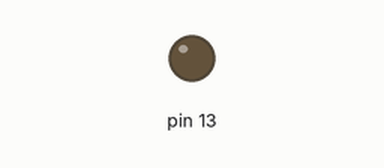
Recording of a sketch running on a simulated Arduino Uno, built with avr-gcc and run on an emulated ATmega328P. Shown: output pins drawn as LEDs (lit = HIGH).

Above: at 0.5 s.
At 5.0 s:
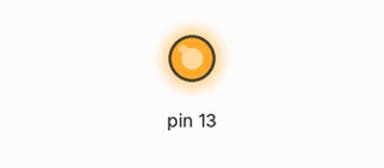
Timing chart, 0 to 6.9 s (numbered marks = the images above):
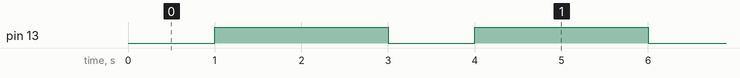

Measured:
- by itself, pin 13: alternates HIGH for 2.0 s and LOW for 1.0 s

The sketch:

AT.ino
```cpp
// NOTE: This is the default Blink Sketch, but to use the AT Command Processor,
// we don't actually upload the sketch.
// We simply/purely use the Serial Monitor to write the AT Commands.
// If you accidentally upload this sketch, you have to reset/upload the AT firmware
// back onto the board.

// When a command is entered in to the serial monitor on the computer
// the Arduino (or NodeMCU in my case) will relay it to the ESP8266

// This file just includes some AT commands, in the general order they should be executed

/*
 Blink the blue LED on the ESP-01 module
 The blue LED on the ESP-01 module is connected to GPIO1
 (which is also the TXD pin; so we cannot use Serial.print() at the same time)
 Note that this sketch uses LED_BUILTIN to find the pin with the internal LED
*/

void setup() {
  pinMode(LED_BUILTIN, OUTPUT);     // Initialize the LED_BUILTIN pin as an output

  Serial.begin(9600);               // Communication with the host computer
}

// the loop function runs over and over again forever
void loop() {
  digitalWrite(LED_BUILTIN, LOW);   // Turn the LED on (Note that LOW is the voltage level
                                    // but actually the LED is on; this is because
                                    // it is active low on the ESP-01)
  delay(1000);                      // Wait for a second
  digitalWrite(LED_BUILTIN, HIGH);  // Turn the LED off by making the voltage HIGH
  delay(2000);                      // Wait for two seconds (to demonstrate the active low LED)
}


void commandList() {
  // See online docs for a list of the commands, responses,
  // and order in which you should execute the commands.

  // Note: When you enter the commands in the serial monitor, remove the outer quotation marks.
  "AT"; // Response: OK
  "AT+CWMODE_CUR=1"; // AT+CWMODE(without_CUR) is deprecated // (Sets WiFi Station Mode) Response: STA (aka Client...)

  // Join Network
  "AT+CWLAP"; // (Search available WiFi Spots (aka Access Points)) Response: <ecn><ssid><rssi><mac><freq offset><freq calibration>
              // <ecn> (Encryption): 0 = OPEN, 1 = WEP, 2 = WPA_PSK, 3 = WPA2_PSK, 4 = WPA_WPA2_PSK
              // <freq offset> frequency offset of AP, unit: KHz. The value of <freq offset> / 2.4 to get the value as ppm
              // <freq calibration> calibration for frequency offset
  // Make sure to remove the backslashes when entering into the serial monitor,
  // these are only here to escape the quotation marks (for arduino files...)
  "AT+CWJAP_CUR=\"Your Wi-Fi Name Here\",\"Your Wi-Fi Password Here\""; // (Join Access Point - may take a few seconds) Response: WIFI CONNECTED, WIFI GOT IP, OK
  "AT+CWJAP_CUR?"; // (Check if connected successfully, or use AT+CWJAP=?, or use AT+CIFSR to find your IP Address)
  "AT+GMR"; // (Check current firmware version)

  // Note for some reason when I connected to the WiFi network, the returned local IP Addresses were
  // AT+CIFSR
  //  +CIFSR:APIP,"4.16.49.32"
  //  +CIFSR:APMAC,"12:04:22:21:00:02"
  //  +CIFSR:STAIP,"197.7.1.150"
  //  +CIFSR:STAMAC,"0c:13:00:03:93:02"
  // Which meant when I tried to ping i.e. 197.7.1.150, it didn't work
  // To get the correct station IP, I had to set it manually
  "AT+CIPSTA=\"192.168.1.50\",\"192.168.1.1\",\"255.255.255.0\""; // Set IP address of ESP8266 station
  // Where "50" is some arbitrary number, that likely isn't used by another device
  // <IP> string, IP address of ESP8266 station
  // [<gateway>] gateway
  // [<netmask>] netmask
  // cmd prompt: ping 192.168.1.50 now works
  // Note to ping 4.16.49.32, you would need to connect to the Access Point of the ESP8266 first.. :)

//  "AT+CWDHCP_CUR=2,1"; // Assigns (STA & AP) and enables an actual device number on the router

  // The below line has been known to cause issues so avoid
  // "AT_CIUPDATE"; // Get reply +CIPUPDATE:1, +CIPUPDATE:2, +CIPUPDATE:3, +CIPUPDATE:4, OK

  //----------------------------------------
  // If you want to run as a station/client..
  //----------------------------------------

  // TCP Client
  "AT+CIPMUX=1"; // (Turn on multiple connections) Response: OK
    // NOTE: CIPMUX needs to be set everytime on power up/reset (it does not save this when power is removed)
    // "AT+CIPMUX=1" can only be set when transparent transmission disabled (i.e. AT+CIPMODE=0)
  // Setup server, so another browser on the local network can access the device
  "AT+CIPSERVER=1,80"; // Setup TCP server, on port 80, 1 means enabled
  // If you want to connect to the "internet" (or an external server)
  // Can use the IP address, or the url/domain name... (assuming here that 192.168.1.10 is some external server address)
//  "AT+CIPSTART=4,\"TCP\",\"192.168.1.10\",80"; // (Connect to remote TCP server 192.168.1.10 (the PC (or mobile... whatever...))
    // Params <id><type><address><port>
    // id = 0-4 (ID of network connection (0~4), used for multi-connection)
    // type = TCP/UDP
    // addr = IP address
    // port = port
    // If CIPMUX was set to 0 (i.e. single connection, don't need the ID
    // ==> (CIPMUX=0) AT+CIPSTART = <type>,<addr>,<port>
    // If CIPMUX was set to 1 (i.e. multiple connection (up to 4?, where 4 (i.e. the 5th one would be all maybe?)))
    // ==> (CIPMUX=1) AT+CIPSTART=<id><type>,<addr>,<port>

  // "AT+CIPMODE=1"; // Default, and should normally be left as 0 (Optionally enter into data transmission mode)

  // Note this (AT+CIPSEND) can only be run when there is a TCP connection (if not initialized by AT_CIPSTART,
  // the alternative is to enter the ESP8266 IP address into a browser). Typing the command AT_CIPSTATUS
  // in the Serial Monitor should then display AT+CIPSTATUS, STATUS:3
  // If this is the case where you have not started a TCP connection and used a browser, the ID of the connection
  // for the AT+CIPSEND command has to be 0.
  "AT+CIPSEND=4,110"; // (Send data via channel 4, 110 bytes length - usually you would set this based on length of data string to send. However if you don't know, can just use some arbitrary large number, e.g. 110 or whatever..)
    // First parameter = ID of the connection (0~4), for multi-connect
  // After typing AT+CIPSEND, you would type into the serial monitor something string you would want the
  // browser to display. Could be html markup as well.
  "AT+CIFSR"; // Check module IP address
  // This should also equal 0, if TCP Connection wasn't explicitely setup, and a browser was used to create the connection
  "AT+CIPCLOSE=4"; // Close the TCP/IP Connection, and effectively sends a message added from AT+CIPSEND
  // Can do e.g. AT+CIPSEND=0,5 (Enter) Hello (Enter) AT+CIPCLOSE=0

  // NOTE: Entering the IP Address in a broweser, typically outputs something similar to the below in the Serial Monitor:
  // +IPD,0,430:GET / HTTP/1.1
  // Host: 192.168.1.21
  // Connection: keep-alive
  // Cache-Control: max-age=0
  // Upgrade-Insecure-Requests: 1
  // User-Agent: Mozilla/5.0 (Windows NT 10.0; Win64; x64) AppleWebKit/537.36 (KHTML, like Gecko) Chrome/67.0.3396.87 Safari/537.36
  // Accept: text/html,application/xhtml+xml,application/xml;q=0.9,image/webp,image/apng,*/*;q=0.8
  // Accept-Encoding: gzip, deflate
  // Accept-Language: en-NZ,en-GB;q=0.9,en-US;q=0.8,en;q=0.7

  // When you enter the ESP8266 IP Address in the browser, you'll see the webpage loading spinner for a bit,
  // which means it's waiting for you to close the connection from the ESP8266

  // Start another message send..
  "AT+CIPSTART=4,\"TCP\",\"192.168.1.10\",80";
  "AT+CIPSEND=4,110";
  // Run command to server in Serial, e.g. GET /update?key=123456789&field1=0  (arbitrary example endpoint..)
  "AT+CIPCLOSE=4";


  // When shutting down/destroying..
  "AT+CWQAP"; // Quit Access Point


  //----------------------------------------
  // If you want to run as an access point..
  //----------------------------------------
  "AT+RST"; // Resets the state of the device
  "AT+CWMODE_CUR=3"; // Configure as access point (and station)
  "AT+CWJAP_CUR=\"Your Wi-Fi Name Here\",\"Your Wi-Fi Password Here\""; // CWJAP(without _CUR) is deprecated
  "AT+CWSAP?"; // Self query the access point
  "AT+CWSAP=\"ESP_19A28D\",\"passwork\",1,3,4,0"; // Reset the settings
    // Everything same as default, except I added the password, and changed the encryption to 3 (i.e. WPA2_PSK), which is the same as most WiFi networks use..
    // <ssid>,<pwd>,<chl>,<ecn>,<max conn>,<ssid hidden>
    // <ssid> string, ESP8266 softAP’s SSID
    // <pwd> string, range: 8 ~ 64 bytes ASCII
    // <chl> channel ID
    // <ecn>
    // 0 : OPEN
    // 2 : WPA_PSK
    // 3 : WPA2_PSK
    // 4 : WPA_WPA2_PSK
    // <max conn> maximum count of stations that are allowed to connect to ESP8266 soft-AP (range: [1, 4])
    // <ssid hidden> Broadcast SSID by default
    // 0 : broadcast SSID of ESP8266 soft-AP
    // 1 : do not broadcast SSID of ESP8266 soft-AP
  "AT+CWLIF"; // (List clients connected to ESP8266 softAP) Response: [ip, mac address]
  "AT+CIFSR"; // Return IP Address
  "AT+CIPMUX=1"; // (Turn on multiple connection)
  "AT+CIPSERVER=1,80"; // Turn on server on port 80
}
```
